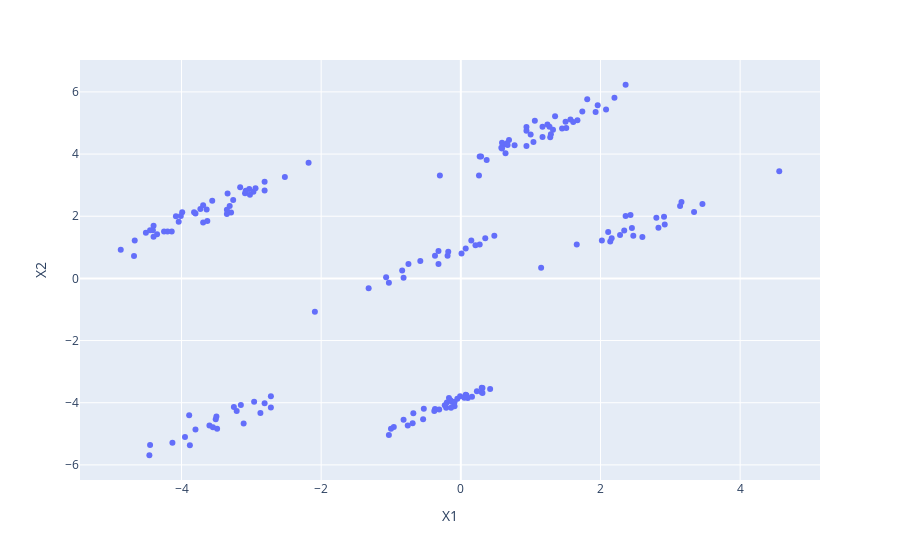

Here is the notebook cell this chart was saved with:
### Code cell
# plot the data for data_b
fig2 = px.scatter(data_b, x='X1', y='X2')
fig2.show()

### Figure 1 — Plotly figure (JSON) as saved in the notebook; plotly's stock layout.template omitted (floating-point values rounded to 4 significant figures; data arrays with more than 128 entries replaced by an {"elided": "..."} marker saying what was removed)
{"data": [{"hovertemplate": "X1=%{x}<br>X2=%{y}<extra></extra>", "legendgroup": "", "marker": {"color": "#636efa", "symbol": "circle"}, "mode": "markers", "name": "", "orientation": "v", "showlegend": false, "type": "scatter", "x": {"elided": "180 float values"}, "xaxis": "x", "y": {"elided": "180 float values"}, "yaxis": "y"}], "layout": {"legend": {"tracegroupgap": 0}, "margin": {"t": 60}, "xaxis": {"anchor": "y", "domain": [0, 1], "title": {"text": "X1"}}, "yaxis": {"anchor": "x", "domain": [0, 1], "title": {"text": "X2"}}}}
